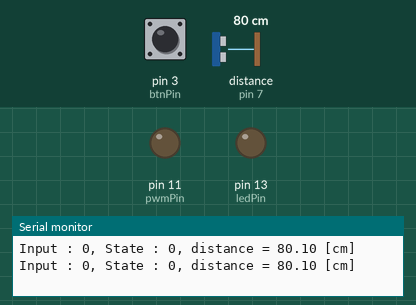
A sketch run on a simulated Arduino Uno, built with avr-gcc and run on an emulated ATmega328P. On the bench: output pins drawn as LEDs (lit = HIGH), the last lines printed to the serial monitor. Wiring (inferred from the names in the program): ultrasonic range finder: trigger pin 10; echo pin 7. Dashed ring = blinking. Inputs (shaded band) come from the test bench; at power-on: pin 3 (btnPin) HIGH, distance to the obstacle (sensor on pin 7) 80 cm. The echo pulse lasts 58.3 µs per cm; pins used as bus, display or sensor lines are not drawn.

Above: at 1.8 s.
1.9 s: pin 3 (btnPin) pulled LOW for 1.2 s
At 2.8 s:
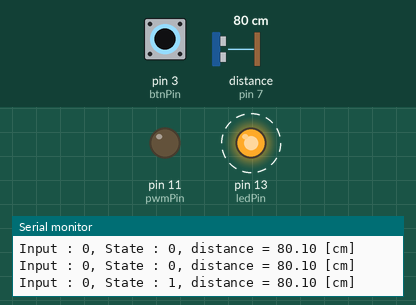
7.2 s: distance to the obstacle (sensor on pin 7) set to 7 cm
9.5 s: distance to the obstacle (sensor on pin 7) set to 4 cm
At 10.7 s:
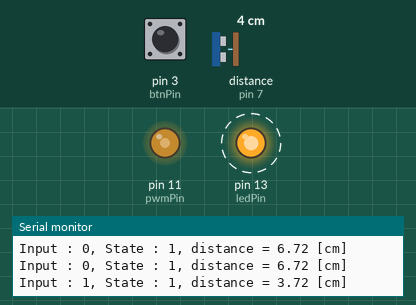
13.6 s: pin 3 (btnPin) pulled LOW for 1.2 s
At 14.8 s:
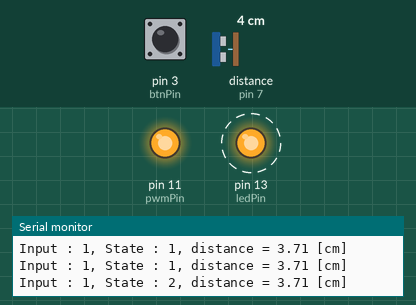
18.9 s: distance to the obstacle (sensor on pin 7) set to 250 cm
At 20.9 s:
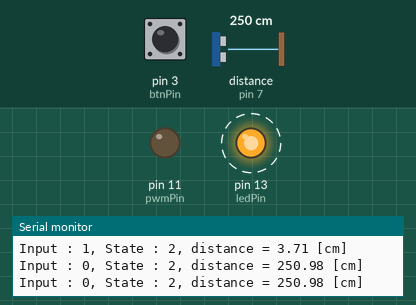
23.0 s: distance to the obstacle (sensor on pin 7) set to 2 cm
At 23.4 s:
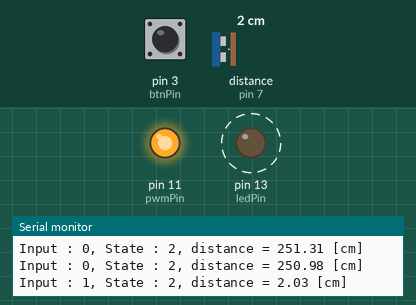
Timing chart, 0 to 28.1 s (numbered marks = the images above; inputs shaded):
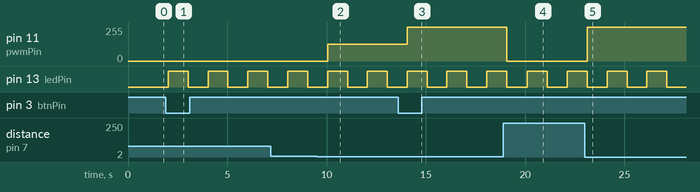

The sketch:

EC_LAB_miniFan_21801017_EunChanKim.ino
```cpp
/*-------------------------------------------------------------------------------\
@ [LAB] Arduino-STM32 mini-fan
Author           : EunChan Kim
Created          : 08-09-2023
Modified         : 14-09-2023
Language/ver     : Arduino IDE 2.2.0
-------------------------------------------------------------------------------*/

// State definition
#define S0  0   // Fan OFF
#define S1  1   // Fan vel = 50%
#define S2  2   // Fan vel = 100%

// Address number of output in array
#define PWM 0
#define LED 1

// State table definition
typedef struct {
  uint32_t out[2][2];     // output = FSM[state].out[input X][PWM or LED]
  uint32_t next[2][2];    // nextstate = FSM[state].next[input X][input Y]
} State_t;

State_t FSM[3] = {
  { {{0 , 0},    {0 , 255/2}}, {{S0, S0}, {S1, S1}} },
  { {{0 , 255/2},{0 , 255}},   {{S1, S1}, {S2, S2}} },
  { {{0 , 255},  {0 , 0}},     {{S2, S2}, {S0, S0}} }
};

// Pin setting
const int ledPin = 13;
const int pwmPin = 11;
const int btnPin = 3;
const int trigPin = 10;
const int echoPin = 7;

// initialization
uint32_t state = S0;
uint32_t input[2] = {0, 0};
uint32_t pwmOut = 0;
uint32_t ledOut = LOW;

unsigned long duration;
float distance;
int thresh = 5;
unsigned long time = 0;

void setup() {
  // initialize the LED pin as an output:
  pinMode(ledPin, OUTPUT);

  // Initialize pwm pin as an output:
  pinMode(pwmPin, OUTPUT);

  // initialize the pushbutton pin as an interrupt input:
  pinMode(btnPin, INPUT_PULLUP);
  attachInterrupt(digitalPinToInterrupt(btnPin), pressed, FALLING);

  // Initialize the trigger pin as an output
  pinMode(trigPin, OUTPUT);

  // Initialize the echo pin as an input
  pinMode(echoPin, INPUT);

  Serial.begin(9600);
}

void loop() {
  // Generate pwm signal on the trigger pin.
  digitalWrite(trigPin, LOW);
  delayMicroseconds(2);
  digitalWrite(trigPin, HIGH);
  delayMicroseconds(10);
  digitalWrite(trigPin, LOW);
  delayMicroseconds(10);

  // Distance is calculated using how much time it takes.
  duration = pulseIn(echoPin, HIGH);
  distance = (float)duration / 58.0;

  // Calculate next state, then update State
  nextState();

  // Output of states
  stateOutput();

  analogWrite(pwmPin, pwmOut);
  digitalWrite(ledPin, ledOut);

  // Print the message
  Serial.print("Input : ");
  Serial.print(input[1]);
  Serial.print(", ");
  Serial.print("State : ");
  Serial.print(state);
  Serial.print(", ");
  Serial.print("distance = ");
  Serial.print(distance);
  Serial.println(" [cm]");

  delay(1000);
}

// When button pressed
void pressed(){
  input[0] = 1;
  stateOutput();
  nextState();
  input[0] = 0;
}

void nextState(){
  if (distance < thresh)
    input[1] = 1;
  else
    input[1] = 0;

  // get next state
  state = FSM[state].next[input[0]][input[1]];
}

void stateOutput(){
  // Blink LED
  if (state == S0){
    ledOut = 0;
  }
  else{

    if (millis() - time >= 1000){
      if(ledOut == HIGH)
        ledOut = LOW;
      else
        ledOut = HIGH;

      time = millis();
    }
  }


  pwmOut = FSM[state].out[input[0]][input[1]];
}
```

Measured:
- the behaviour switches between 6 and 5 cm on distance to the obstacle (sensor on pin 7) (found by bisection; images 1 and 2)
- after the input at 1.9 s, pin 13 (ledPin): alternates HIGH for 1.0 s and LOW for 1.0 s, starting after 0.12 s
- after the input at 9.5 s, pin 11 (pwmPin): 0/255 → 127/255 after 0.55 s
- after the input at 13.6 s, pin 11 (pwmPin): 127/255 → 255/255 after 0.46 s
- after the input at 18.9 s, pin 11 (pwmPin): 255/255 → 0/255 after 0.18 s
- after the input at 23.0 s, pin 11 (pwmPin): 0/255 → 255/255 after 0.13 s
